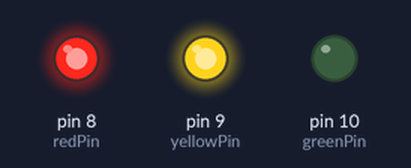
The sketch below on a simulated Arduino Uno, built with avr-gcc and run on an emulated ATmega328P. Shown: output pins drawn as LEDs (lit = HIGH).

Above: at 3.4 s.
At 8.5 s:
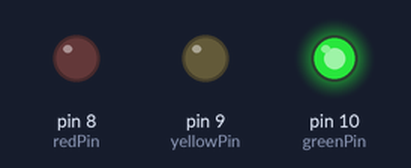
Timing chart, 0 to 13.3 s (numbered marks = the images above):
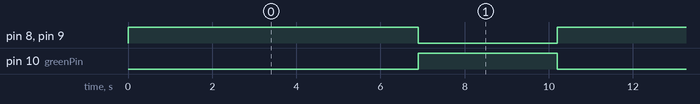

The sketch:

traffic_light.ino
```cpp
// Traffic Light Controller matching 555 Timer Schematic

const int redPin = 8;
const int yellowPin = 9;
const int greenPin = 10;

// Calculated delay durations from RC values in schematic
const unsigned long redYellowDuration = 6900; // 6.9s (100k + 100uF)
const unsigned long greenDuration     = 3300; // 3.3s (47k + 100uF)

void setup() {
  pinMode(redPin, OUTPUT);
  pinMode(yellowPin, OUTPUT);
  pinMode(greenPin, OUTPUT);
}

void loop() {
  // --- Phase 1: First 555 Timer ON (Red & Yellow Active) ---
  digitalWrite(redPin, HIGH);
  digitalWrite(yellowPin, HIGH);
  digitalWrite(greenPin, LOW);
  delay(redYellowDuration);

  // --- Phase 2: Second 555 Timer Triggered (Green Active) ---
  digitalWrite(redPin, LOW);
  digitalWrite(yellowPin, LOW);
  digitalWrite(greenPin, HIGH);
  delay(greenDuration);
}
```

Measured:
- by itself, pin 8 (redPin), pin 9 (yellowPin): alternates HIGH for 6.9 s and LOW for 3.3 s
- by itself, pin 10 (greenPin): alternates HIGH for 3.3 s and LOW for 6.9 s
